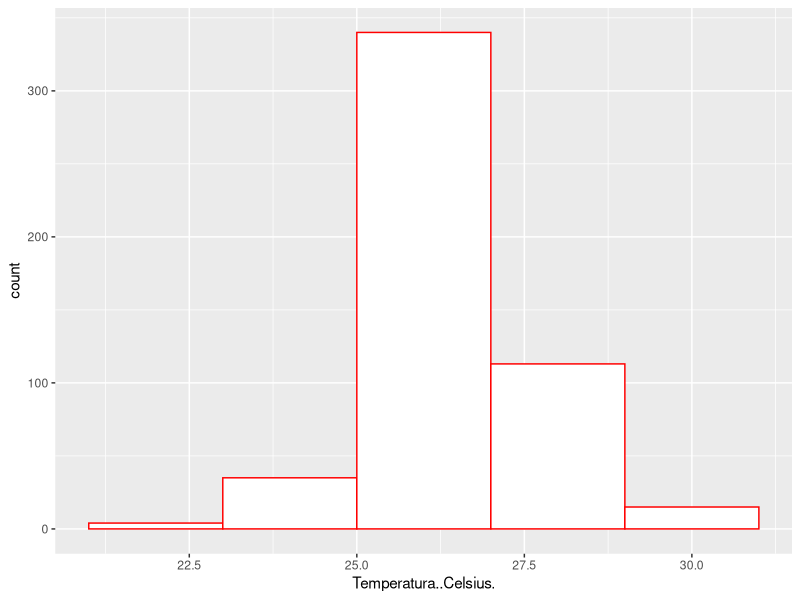
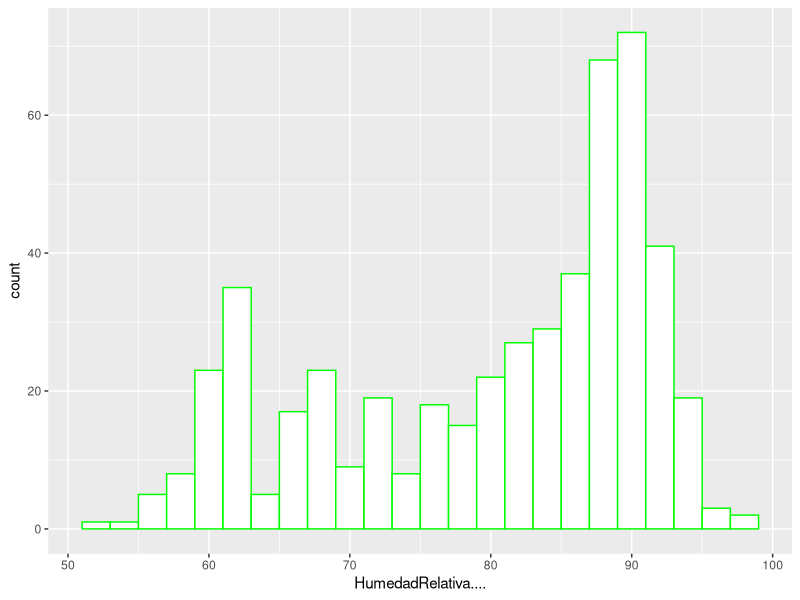
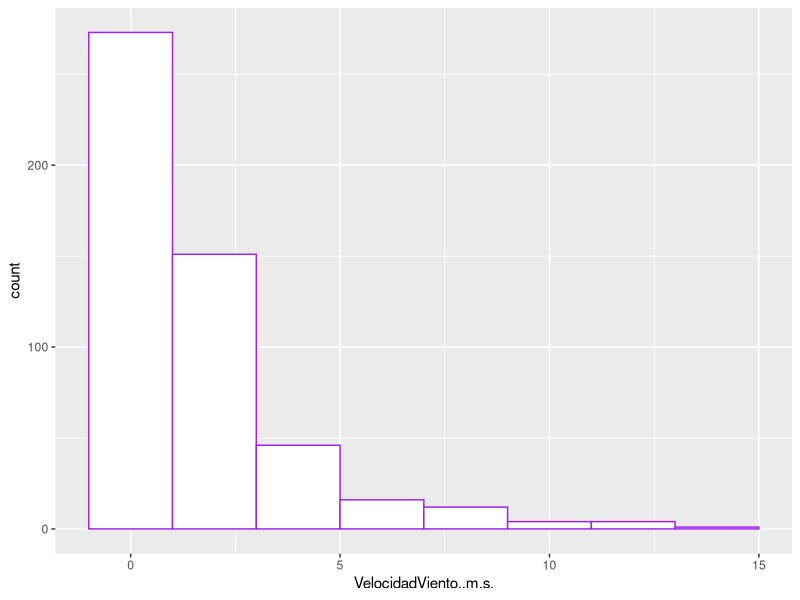
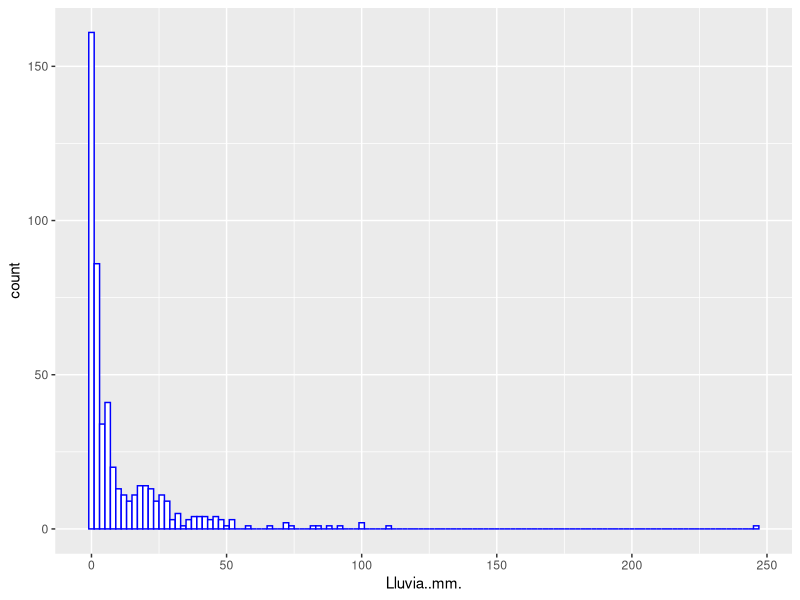
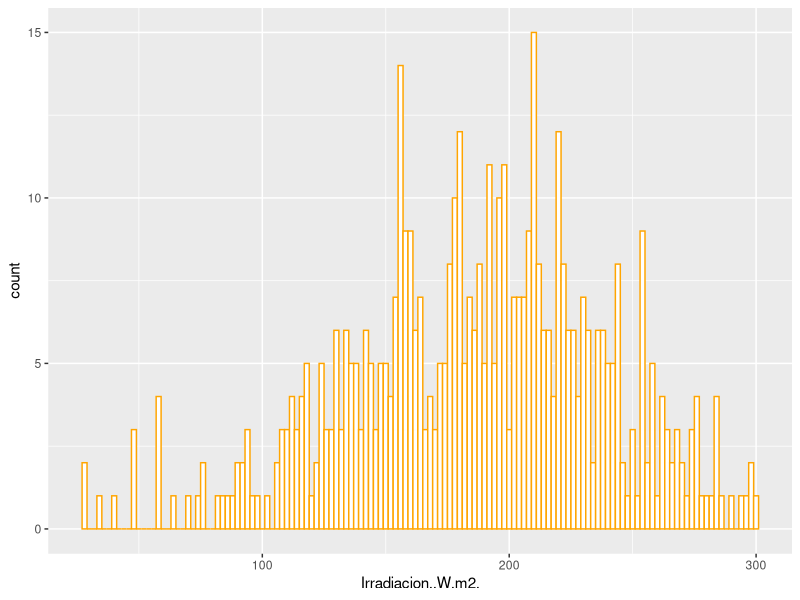
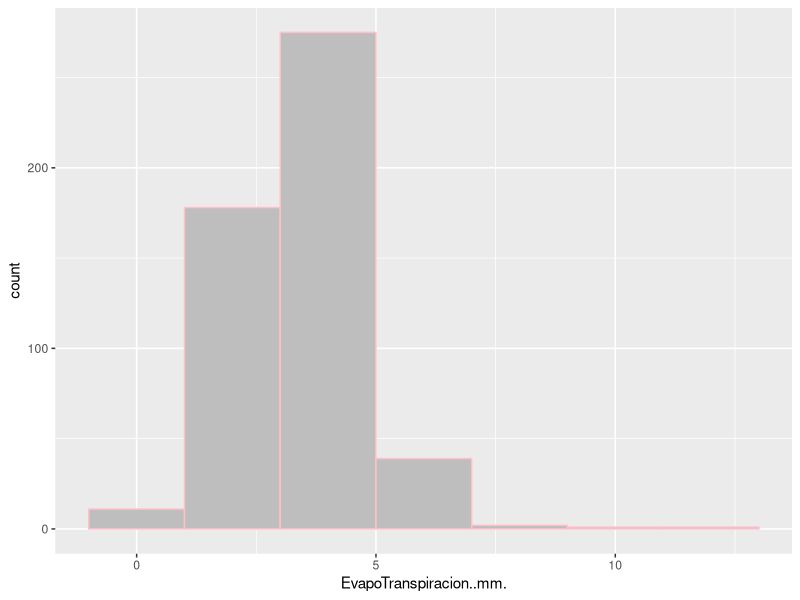
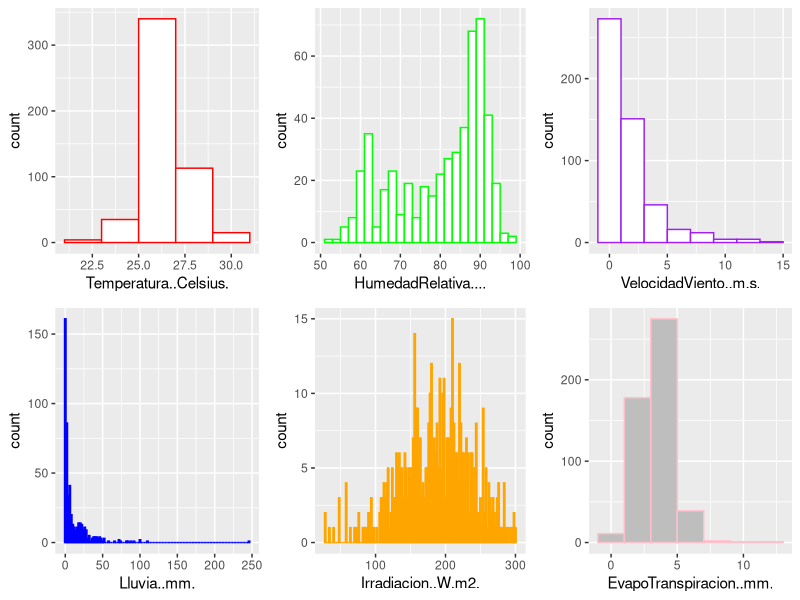
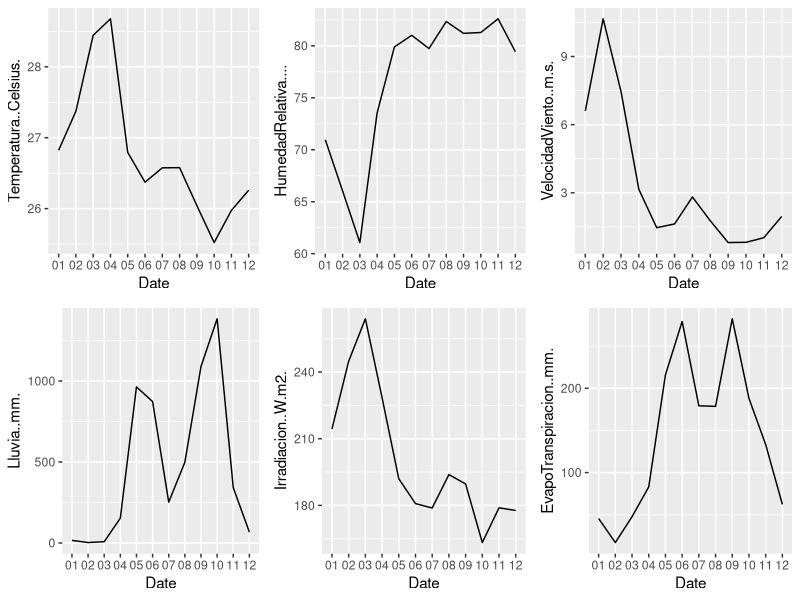

R code for these plots, in order:
## ---- chunk 1
library(graphics)
library(ggplot2)
library(dplyr)
library(gridExtra)

## ---- chunk 2
Liberia_datos.climaticos <- read.csv("Liberia_datos climaticos.csv",
                                     sep = ",",
                                     na.strings = "0,00",
                                     dec = ",")
## ---- chunk 3
Liberia_datos.climaticos <- na.omit(Liberia_datos.climaticos)
## ---- chunk 4
head(Liberia_datos.climaticos)
## ---- chunk 5
dim(Liberia_datos.climaticos)
## ---- chunk 6
 ggplot(data = Liberia_datos.climaticos, aes(x = Temperatura..Celsius.)) + geom_histogram(binwidth = 2,
 color = "red",
 fill = "white") +
  facet_grid()
## ---- chunk 7
ggplot(data = Liberia_datos.climaticos, aes(x = HumedadRelativa....,)) + geom_histogram(binwidth = 2, 
color = "green",                
fill= "white") +
  facet_grid()

## ---- chunk 8
Temp <- ggplot(data = Liberia_datos.climaticos, aes(x = Temperatura..Celsius.)) + geom_histogram(binwidth = 2,
 color = "red",
 fill = "white") +
  facet_grid()
## ---- chunk 9
HumR <- ggplot(data = Liberia_datos.climaticos, aes(x = HumedadRelativa....,)) + geom_histogram(binwidth = 2, 
color = "green",                
fill= "white") +
  facet_grid()

## ---- chunk 10
ggplot(data = Liberia_datos.climaticos, aes(x = VelocidadViento..m.s.))+ geom_histogram(binwidth = 2,
 color = "purple",
 fill = "white") +
  facet_grid()
## ---- chunk 11
VelV <- ggplot(data = Liberia_datos.climaticos, aes(x = VelocidadViento..m.s.))+ geom_histogram(binwidth = 2,
 color = "purple",
 fill = "white") +
  facet_grid()
## ---- chunk 12
ggplot(data = Liberia_datos.climaticos, aes(x = Lluvia..mm.))+ geom_histogram(binwidth = 2,
 color = "blue",
 fill = "white") +
  facet_grid()
## ---- chunk 13
LLuv <- ggplot(data = Liberia_datos.climaticos, aes(x = Lluvia..mm.))+ geom_histogram(binwidth = 2,
 color = "blue",
 fill = "white") +
  facet_grid()
## ---- chunk 14
ggplot(data = Liberia_datos.climaticos, aes(x = Irradiacion..W.m2.))+ geom_histogram(binwidth = 2,
 color = "orange",
 fill = "white") +
  facet_grid()
## ---- chunk 15
Irr <- ggplot(data = Liberia_datos.climaticos, aes(x = Irradiacion..W.m2.))+ geom_histogram(binwidth = 2,
 color = "orange",
 fill = "white") +
  facet_grid()
## ---- chunk 16
 ggplot(data = Liberia_datos.climaticos, aes(x = EvapoTranspiracion..mm.))+ geom_histogram(binwidth = 2,
 color = "pink",
 fill = "grey") +
  facet_grid()
## ---- chunk 17
 EvaT <- ggplot(data = Liberia_datos.climaticos, aes(x = EvapoTranspiracion..mm.))+ geom_histogram(binwidth = 2,
 color = "pink",
 fill = "grey") +
  facet_grid()
## ---- chunk 18
grid.arrange(Temp,HumR, VelV, LLuv, Irr,EvaT, nrow = 2) 
## ---- chunk 19
Promedio_datos <- Liberia_datos.climaticos %>%
  select(Date, HumedadRelativa...., VelocidadViento..m.s., Lluvia..mm., Irradiacion..W.m2., EvapoTranspiracion..mm., Temperatura..Celsius.) %>%
  mutate(Date = as.Date(Date, format = "%d/%m/%y")) %>%
  group_by(Date = format(Date, "%m")) %>% 
  summarise(HumedadRelativa.... = mean(HumedadRelativa....), VelocidadViento..m.s. = mean(VelocidadViento..m.s.), Lluvia..mm. = sum(Lluvia..mm.), Irradiacion..W.m2. = mean(Irradiacion..W.m2.), EvapoTranspiracion..mm. = sum(EvapoTranspiracion..mm.), Temperatura..Celsius. = mean(Temperatura..Celsius.))
## ---- chunk 20

I.grafico <- ggplot(Promedio_datos, aes(x=Date, y=Temperatura..Celsius., group = 1 )) + geom_line()

## ---- chunk 21
graficoII <- ggplot(Promedio_datos, aes(x=Date, y=HumedadRelativa...., group = 1 )) + geom_line()

## ---- chunk 22
tercero <- ggplot(Promedio_datos, aes(x=Date, y=VelocidadViento..m.s., group = 1 )) + geom_line()

## ---- chunk 23
cuarto <- ggplot(Promedio_datos, aes(x=Date, y=Lluvia..mm., group = 1 )) + geom_line()

## ---- chunk 24
quinto <- ggplot(Promedio_datos, aes(x=Date, y=Irradiacion..W.m2., group = 1 )) + geom_line()

## ---- chunk 25
sexto <- ggplot(Promedio_datos, aes(x=Date, y=EvapoTranspiracion..mm., group = 1 )) + geom_line()

## ---- chunk 26
grid.arrange(I.grafico, graficoII, tercero, cuarto, quinto, sexto, nrow = 2)
